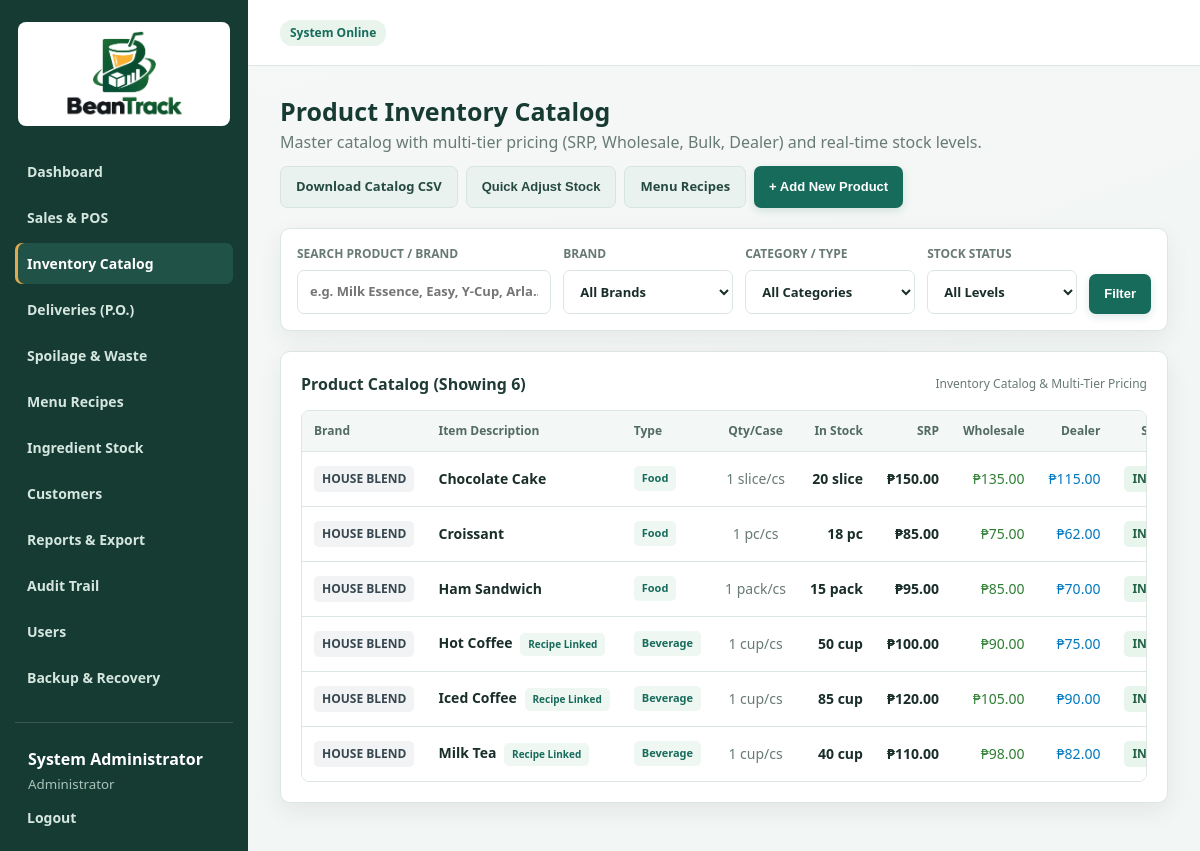
The app's page /inventory.php (signed in) with its own data.
### tables this page shows
CREATE TABLE `products` (
  `id` INT(11) NOT NULL AUTO_INCREMENT,
  `brand_id` INT(11) NULL,
  `brand` VARCHAR(80) NOT NULL DEFAULT 'HOUSE BLEND',
  `name` VARCHAR(120) NOT NULL,
  `category` VARCHAR(80) NOT NULL,
  `qty_per_case` INT(11) NOT NULL DEFAULT 1,
  `unit` VARCHAR(30) NOT NULL DEFAULT 'pc',
  `srp` DECIMAL(10,2) NOT NULL DEFAULT 0.00,
  `wholesale_price` DECIMAL(10,2) NOT NULL DEFAULT 0.00,
  `bulk_price` DECIMAL(10,2) NOT NULL DEFAULT 0.00,
  `dealer_price` DECIMAL(10,2) NOT NULL DEFAULT 0.00,
  `reseller_price` DECIMAL(10,2) NOT NULL DEFAULT 0.00,
  `unit_price` DECIMAL(10,2) NOT NULL DEFAULT 0.00,
  `quantity` INT(11) NOT NULL DEFAULT 0,
  `reorder_level` INT(11) NOT NULL DEFAULT 5,
  `active` TINYINT(1) NOT NULL DEFAULT 1,
  `created_at` TIMESTAMP NOT NULL DEFAULT CURRENT_TIMESTAMP,
  PRIMARY KEY (`id`),
  KEY `fk_prod_brand` (`brand_id`),
  CONSTRAINT `fk_prod_brand` FOREIGN KEY (`brand_id`) REFERENCES `brands` (`id`) ON DELETE SET NULL
);

### config.php (called while the page is built, shortened)
<?php
function e($v)
{
	return htmlspecialchars((string) $v, ENT_QUOTES, 'UTF-8');
}
function user_role()
{
	return $_SESSION['user']['role_name'] ?? '';
}
function nav_active($p)
{
	return basename($_SERVER['PHP_SELF']) === $p ? 'active' : '';
}

### inventory.php (the view, shortened to what this page needs)
<?php
require 'config.php';
$isSupervisor = in_array(user_role(), ['Supervisor', 'Administrator'], true);
$search = trim($_GET['search'] ?? '');
$sql = "
    SELECT p.*,
           COALESCE(bi_davao.quantity, 0) AS stock_davao,
           COALESCE(bi_pagadian.quantity, 0) AS stock_pagadian,
           COALESCE(bi_zambo.quantity, 0) AS stock_zambo,
           EXISTS(SELECT 1 FROM product_recipe_items pri WHERE pri.product_id = p.id) AS has_recipe
    FROM products p
    LEFT JOIN branch_inventory bi_davao ON bi_davao.product_id = p.id AND bi_davao.branch_id = 1
    LEFT JOIN branch_inventory bi_pagadian ON bi_pagadian.product_id = p.id AND bi_pagadian.branch_id = 2
    LEFT JOIN branch_inventory bi_zambo ON bi_zambo.product_id = p.id AND bi_zambo.branch_id = 3
    WHERE p.active = 1
";
$params = [];
$sql .= " ORDER BY p.brand ASC, p.name ASC";
$stmt = $pdo->prepare($sql);
$stmt->execute($params);
$catalogList = $stmt->fetchAll();
include 'partials/header.php';
?>
<div class="page-head" style="display:flex; justify-content:space-between; align-items:center; flex-wrap:wrap; gap:12px; margin-bottom:20px;">
    <div>
        <h2 style="margin:0 0 4px 0;">Product Inventory Catalog</h2>
        <p class="muted" style="margin:0;">Master catalog with multi-tier pricing (SRP, Wholesale, Bulk, Dealer) and real-time stock levels.</p>
    </div>
    <div style="display:flex; gap:8px;">
        <a class="btn secondary" href="inventory.php?export=csv">Download Catalog CSV</a>
        <button class="btn secondary" type="button" onclick="openStockAdjustModal()">Quick Adjust Stock</button>
        <?php if ($isSupervisor): ?>
            <a class="btn secondary" href="recipes.php">Menu Recipes</a>
            <button class="btn primary" type="button" onclick="openProductModal()">+ Add New Product</button>
        <?php endif; ?>
    </div>
</div>
<section class="card" style="margin-bottom:20px; padding:16px;">
    <form method="get" action="inventory.php" style="display:flex; gap:12px; flex-wrap:wrap; align-items:flex-end;">
        <label style="flex:1; min-width:220px; margin:0;">
            <span style="font-size:12px; font-weight:600; text-transform:uppercase; color:var(--muted);">Search Product / Brand</span>
            <input type="text" name="search" value="<?= e($search) ?>" placeholder="e.g. Milk Essence, Easy, Y-Cup, Arla..." style="width:100%;">
        </label>
        <label style="width:170px; margin:0;">
            <span style="font-size:12px; font-weight:600; text-transform:uppercase; color:var(--muted);">Brand</span>
            <select name="brand" style="width:100%;">
                <option value="">All Brands</option>
            </select>
        </label>
        <label style="width:170px; margin:0;">
            <span style="font-size:12px; font-weight:600; text-transform:uppercase; color:var(--muted);">Category / Type</span>
            <select name="category" style="width:100%;">
                <option value="">All Categories</option>
            </select>
        </label>
        <label style="width:150px; margin:0;">
            <span style="font-size:12px; font-weight:600; text-transform:uppercase; color:var(--muted);">Stock Status</span>
            <select name="stock_status" style="width:100%;">
                <option value="">All Levels</option>
            </select>
        </label>
        <div style="display:flex; gap:8px;">
            <button class="btn primary" type="submit">Filter</button>
        </div>
    </form>
</section>
<section class="card">
    <div class="section-head" style="display:flex; justify-content:space-between; align-items:center; margin-bottom:14px;">
        <h3 style="margin:0;">Product Catalog (Showing <?= count($catalogList) ?>)</h3>
        <span class="muted" style="font-size:12px;">Inventory Catalog &amp; Multi-Tier Pricing</span>
    </div>
    <div class="table-wrap" style="overflow-x:auto;">
        <table>
            <thead>
                <tr>
                    <th>Brand</th>
                    <th>Item Description</th>
                    <th>Type</th>
                    <th style="text-align:center;">Qty/Case</th>
                    <th style="text-align:right;">In Stock</th>
                    <th style="text-align:right;">SRP</th>
                    <th style="text-align:right;">Wholesale</th>
                    <th style="text-align:right;">Dealer</th>
                    <th style="text-align:center;">Status</th>
                </tr>
            </thead>
            <tbody>
                <?php if ($catalogList): ?>
                    <?php foreach ($catalogList as $p): ?>
                        <?php
                        $totalStock = (float)$p['quantity'];
                        $isLow = $totalStock <= (float)$p['reorder_level'];
                        $isOut = $totalStock <= 0;
                        $perCase = max(1, (int)$p['qty_per_case']);
                        $hasRecipe = !empty($p['has_recipe']);
                        ?>
                        <tr>
                            <td><span class="badge" style="background:#f1f3f4; color:#37474f; font-weight:700;"><?= e($p['brand']) ?></span></td>
                            <td>
                                <strong><?= e($p['name']) ?></strong>
                                <?php if ($hasRecipe): ?>
                                    <span class="badge" style="background:#eef7f2; color:#176b5b; font-size:10px; margin-left:4px;">Recipe Linked</span>
                                <?php endif; ?>
                            </td>
                            <td><span class="badge" style="background:#eef7f2; color:#176b5b; font-size:11px;"><?= e($p['category']) ?></span></td>
                            <td style="text-align:center; color:var(--muted);"><?= $perCase ?> <?= e($p['unit']) ?>/cs</td>
                            <td style="text-align:right; font-weight:700; color:<?= ($hasRecipe && $isOut) ? '#176b5b' : ($isOut ? 'var(--danger)' : ($isLow ? '#d32f2f' : 'var(--text)')) ?>;">
                                <?php if ($hasRecipe && $totalStock <= 0): ?>
                                    <span style="font-size:12px; font-weight:600; color:#176b5b;">Made to Order</span>
                                    <small class="muted" style="display:block; font-size:11px;">(Raw Ingredients)</small>
                                <?php else: ?>
                                    <?= number_format($totalStock) ?> <?= e($p['unit']) ?>
                                <?php endif; ?>
                            </td>
                            <td style="text-align:right; font-weight:600;">₱<?= number_format((float)$p['srp'], 2) ?></td>
                            <td style="text-align:right; color:#2e7d32;">₱<?= number_format((float)$p['wholesale_price'], 2) ?></td>
                            <td style="text-align:right; color:#0277bd;">₱<?= number_format((float)$p['dealer_price'], 2) ?></td>
                            <td style="text-align:center;">
                                <?php if ($hasRecipe && $totalStock <= 0): ?>
                                    <span class="badge" style="background:#eef7f2; color:#176b5b; font-weight:700;">MADE TO ORDER</span>
                                <?php elseif ($isOut): ?>
                                    <span class="badge danger-badge" style="font-weight:700;">OUT OF STOCK</span>
                                <?php elseif ($isLow): ?>
                                    <span class="badge" style="background:#fff3e0; color:#e65100; font-weight:700;">LOW (≤<?= $p['reorder_level'] ?>)</span>
                                <?php else: ?>
                                    <span class="badge ok-badge">IN STOCK</span>
                                <?php endif; ?>
                            </td>
                        </tr>
                    <?php endforeach; ?>
                <?php else: ?>
                    <tr>
                        <td colspan="13" class="muted" style="text-align:center; padding:30px;">No catalog products found matching your filter criteria.</td>
                    </tr>
                <?php endif; ?>
            </tbody>
        </table>
    </div>
</section>
<?php include 'partials/footer.php'; ?>

### partials/header.php (shortened to what this page needs)
<!doctype html>
<html>
<head>
	<link rel="stylesheet" href="assets/style.css?v=7">
</head>
<body>
	<?php $role = user_role(); ?>
	<div class="app" data-app-shell>
		<aside class="sidebar" id="primary-navigation" aria-label="Primary navigation">
			<div class="logo">
				<img class="sidebar-logo" src="assets/BeanTrack_Logo-NoText.png" alt="BeanTrack">
			</div>
			<nav>
				<a class="<?= nav_active('index.php') ?>" href="index.php">Dashboard</a>
				<?php if (in_array($role, ['Supervisor', 'Cashier', 'Administrator'], true)): ?>
					<a class="<?= nav_active('transactions.php') ?>" href="transactions.php">Sales &amp; POS</a>
				<?php endif; ?>
				<?php if (in_array($role, ['Supervisor', 'Inventory Staff', 'Administrator'], true)): ?>
					<a class="<?= nav_active('inventory.php') ?>" href="inventory.php">Inventory Catalog</a>
					<a class="<?= nav_active('deliveries.php') ?>" href="deliveries.php">Deliveries (P.O.)</a>
					<a class="<?= nav_active('spoilage.php') ?>" href="spoilage.php">Spoilage &amp; Waste</a>
				<?php endif; ?>
				<?php if (in_array($role, ['Supervisor', 'Administrator'], true)): ?>
					<a class="<?= nav_active('recipes.php') ?>" href="recipes.php">Menu Recipes</a>
				<?php endif; ?>
				<?php if (in_array($role, ['Supervisor', 'Inventory Staff', 'Administrator'], true)): ?>
					<a class="<?= nav_active('ingredients.php') ?>" href="ingredients.php">Ingredient Stock</a>
				<?php endif; ?>
				<?php if (in_array($role, ['Supervisor', 'Cashier', 'Administrator'], true)): ?>
					<a class="<?= nav_active('customers.php') ?>" href="customers.php">Customers</a>
				<?php endif; ?>
				<?php if (in_array($role, ['Supervisor', 'Administrator'], true)): ?>
					<a class="<?= nav_active('reports.php') ?>" href="reports.php">Reports &amp; Export</a>
				<?php endif; ?>
				<?php if (in_array($role, ['Supervisor', 'Administrator'], true)): ?>
					<a class="<?= nav_active('audit.php') ?>" href="audit.php">Audit Trail</a>
				<?php endif; ?>
				<?php if ($role === 'Administrator'): ?>
					<a class="<?= nav_active('users.php') ?>" href="users.php">Users</a>
					<a class="<?= nav_active('backup.php') ?>" href="backup.php">Backup &amp; Recovery</a>
				<?php endif; ?>
			</nav>
			<div class="sidebar-bottom">
				<div class="user-mini">
					<span><?= e($_SESSION['user']['name'] ?? 'User') ?></span>
					<small><?= e($role) ?></small>
				</div>
				<a href="logout.php">Logout</a>
			</div>
		</aside>
		<main class="content">
			<header class="topbar">
				<div class="topbar-right">
					<span class="badge" style="background:#e8f4ec; color:#176b5b; font-weight:600; padding:4px 10px; border-radius:12px;">System Online</span>
				</div>
			</header>
			<div class="container">

### partials/footer.php (shortened to what this page needs)
</div>
</main>
</div>
</body>
</html>

### assets/style.css (style rules this page uses)
:root { --bg: #f2f6f4; --card: #ffffff; --text: #192d29; --muted: #687a75; --line: #dce7e2; --primary: #176b5b; --primary2: #115445; --accent: #d29437; --success: #237553; --danger: #b74750; --shadow: 0 8px 24px rgba(26, 61, 51, .07) }
* { box-sizing: border-box }
body { margin: 0; font-family: Aptos, "Segoe UI", sans-serif; background: linear-gradient(160deg, #f6f8f7 0%, var(--bg) 70%); color: var(--text); line-height: 1.5 }
a { color: var(--primary); text-decoration: none; transition: color .16s ease, background-color .16s ease, border-color .16s ease }
.app { display: flex; min-height: 100vh }
.sidebar { width: 248px; background: #153b33; color: #fff; display: flex; flex-direction: column; padding: 22px 15px; position: fixed; inset: 0 auto 0 0 }
.logo { padding: 0 3px 25px }
.sidebar-logo { display: block; width: 100%; height: 104px; object-fit: contain; background: #fff; border-radius: 8px; padding: 9px }
.sidebar nav { display: grid; gap: 5px }
.sidebar nav a, .sidebar-bottom a { padding: 10px 12px; border-radius: 7px; color: #d5e6df; font-size: 14px; font-weight: 600 }
.sidebar nav a:hover, .sidebar nav a.active { background: #215247; color: #fff }
.sidebar nav a.active { box-shadow: inset 3px 0 #e0aa4e }
.sidebar-bottom { margin-top: auto; border-top: 1px solid rgba(226, 242, 235, .16); padding-top: 14px }
.user-mini { padding: 10px 13px }
.user-mini span { display: block; font-weight: 600 }
.user-mini small { color: #a8c4b9 }
.content { margin-left: 248px; width: calc(100% - 248px); min-width: 0 }
.topbar { height: 66px; background: rgba(255, 255, 255, .94); border-bottom: 1px solid var(--line); display: flex; align-items: center; justify-content: space-between; padding: 0 32px; position: sticky; top: 0; z-index: 5; backdrop-filter: blur(10px) }
.container { max-width: 1380px; margin: auto; padding: 30px 32px }
.page-head { display: flex; align-items: center; justify-content: space-between; gap: 16px; margin-bottom: 22px }
.page-head h2 { margin: 0 0 4px; font-size: 25px; line-height: 1.2; font-weight: 750; color: #173b33 }
.page-head p { margin:0 }
.muted { color: var(--muted) }
.stat, .card { background: var(--card); border: 1px solid var(--line); border-radius: 10px; box-shadow: var(--shadow) }
.card { padding: 20px; margin-bottom: 18px }
.card h3 { margin: 0 0 15px; color: #203b35; font-size: 16px; font-weight: 700 }
.section-head { display: flex; justify-content: space-between; align-items: center; margin-bottom: 12px }
.section-head h3 { margin: 0 }
.table-wrap { overflow: auto; max-width: 100%; border: 1px solid var(--line); border-radius: 8px }
table { width: 100%; border-collapse: separate; border-spacing: 0; background: #fff }
th, td { text-align: left; padding: 11px 12px; border-bottom: 1px solid var(--line); font-size: 14px; white-space: nowrap }
th { color: #536a63; font-weight: 700; font-size: 12px; background: #f3f8f6; position: sticky; top: 0; z-index: 1 }
tbody tr:last-child td { border-bottom:0 }
label { font-size: 13px; font-weight: 600; color: #405b53; display: grid; gap: 7px }
input, select { width: 100%; padding: 11px 12px; border: 1px solid var(--line); border-radius: 7px; background: #fff; font: inherit; color: var(--text); min-height: 42px; transition: border-color .16s ease, box-shadow .16s ease }
.btn { border: 0; border-radius: 7px; padding: 10px 15px; font-weight: 700; cursor: pointer; display: inline-flex; align-items: center; justify-content: center; gap: 7px; min-height: 40px; font-size: 13px; transition: transform .14s ease, background-color .16s ease, box-shadow .16s ease }
.btn.primary { background: var(--primary); color: #fff; box-shadow: 0 3px 8px rgba(23, 107, 91, .15) }
.btn.secondary { background: #eaf2ef; color: #254a40; border: 1px solid #d7e5df }
.badge { display: inline-block; padding: 4px 8px; border-radius: 5px; font-size: 12px; font-weight: 700 }
.badge.paid, .badge.ok-badge { background: #e8f5ed; color: #236246 }

### records on screen
products: brand "HOUSE BLEND", name "Chocolate Cake", category "Food", qty_per_case "1", unit "slice", quantity "20", srp "150.00", wholesale_price "135.00", dealer_price "115.00", reorder_level "IN…"
products: brand "HOUSE BLEND", name "Croissant", category "Food", qty_per_case "1", unit "pc", quantity "18", srp "85.00", wholesale_price "75.00", dealer_price "62.00", reorder_level "IN…"
products: brand "HOUSE BLEND", name "Ham Sandwich", category "Food", qty_per_case "1", unit "pack", quantity "15", srp "95.00", wholesale_price "85.00", dealer_price "70.00", reorder_level "IN…"
products: brand "HOUSE BLEND", name "Hot Coffee", shows "Recipe Linked", category "Beverage", qty_per_case "1", unit "cup", quantity "50", srp "100.00", wholesale_price "90.00", dealer_price "75.00", reorder_level "IN…"
products: brand "HOUSE BLEND", name "Iced Coffee", shows "Recipe Linked", category "Beverage", qty_per_case "1", unit "cup", quantity "85", srp "120.00", wholesale_price "105.00", dealer_price "90.00", reorder_level "IN…"
products: brand "HOUSE BLEND", name "Milk Tea", shows "Recipe Linked", category "Beverage", qty_per_case "1", unit "cup", quantity "40", srp "110.00", wholesale_price "98.00", dealer_price "82.00", reorder_level "IN…"

### other values on screen
$_SESSION['user']['name'] "System Administrator"
$role "Administrator"
count($catalogList) "6"
